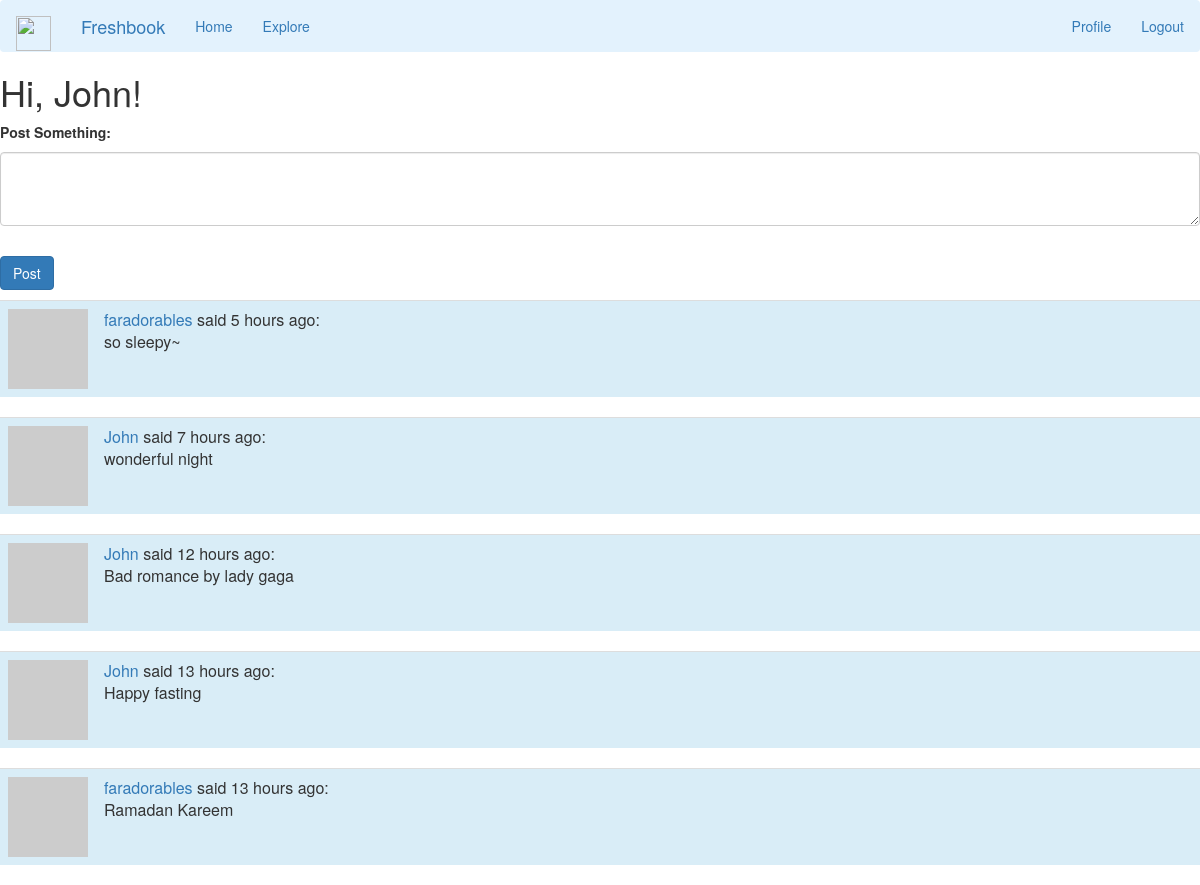
The page /index (signed in) on the database its author committed.
### app/models.py (models this page shows, shortened)
class User(UserMixin, db.Model):
    id = db.Column(db.Integer, primary_key=True)
    name = db.Column(db.String(64), index=True)
    birthday = db.Column(db.Date, index=True)
    gender = db.Column(db.String(64), index=True)
    phone = db.Column(db.String(12), index=True)
    username = db.Column(db.String(64), index=True, unique=True)
    email = db.Column(db.String(120), index=True, unique=True)
    password_hash = db.Column(db.String(128))
    posts = db.relationship('Post', backref='author', lazy='dynamic')
    about_me = db.Column(db.String(140))
    last_seen = db.Column(db.DateTime, default=datetime.utcnow)
    followed = db.relationship(
        'User', secondary=followers,
        primaryjoin=(followers.c.follower_id == id),
        secondaryjoin=(followers.c.followed_id == id),
        backref=db.backref('followers', lazy='dynamic'), lazy='dynamic')
    def avatar(self, size):
        digest = md5(self.email.lower().encode('utf-8')).hexdigest()
        return 'https://www.gravatar.com/avatar/{}?d=identicon&s={}'.format(
            digest, size)
    def followed_posts(self):
        followed = Post.query.join(
            followers, (followers.c.followed_id == Post.user_id)).filter(
                followers.c.follower_id == self.id)
        own = Post.query.filter_by(user_id=self.id)
        return followed.union(own).order_by(Post.timestamp.desc())

class Post(db.Model):
    id = db.Column(db.Integer, primary_key=True)
    body = db.Column(db.String(140))
    timestamp = db.Column(db.DateTime, index=True, default=datetime.utcnow)
    user_id = db.Column(db.Integer, db.ForeignKey('user.id'))

### app/routes.py (the view)
@app.route('/', methods=['GET', 'POST'])
@app.route('/index', methods=['GET', 'POST'])
@login_required
def index():
    form = PostForm()
    if form.validate_on_submit():
        post = Post(body=form.post.data, author=current_user)
        db.session.add(post)
        db.session.commit()
        flash('Your post has been posted!')
        return redirect(url_for('index'))
    page = request.args.get('page', 1, type=int)
    posts = current_user.followed_posts().paginate(
        page, app.config['POSTS_PER_PAGE'], False)
    next_url = url_for('index', page=posts.next_num) \
        if posts.has_next else None
    prev_url = url_for('index', page=posts.prev_num) \
        if posts.has_prev else None
    return render_template('index.html', title='Home', form=form,
                           posts=posts.items, next_url=next_url,
                           prev_url=prev_url)

### app/forms.py
class PostForm(FlaskForm):
    post = TextAreaField('Post Something:', validators=[DataRequired(), Length(min=1, max=140)])
    submit = SubmitField('Post')

### app/models.py (called while the page is built)
@login.user_loader
def load_user(id):
    return User.query.get(int(id))

### app/routes.py (called while the page is built)
@app.before_request
def before_request():
    if current_user.is_authenticated:
        current_user.last_seen = datetime.utcnow()
        db.session.commit()

### app/templates/index.html (shortened to what this page needs)
<html>
{% extends "base.html" %}
{% block content %}
    <h1>Hi, {{ current_user.username }}!</h1>
    {% if form %}
    <form action="" method="post">
	<div class="form-group">
    <label for="label">{{ form.post.label }}</label>
        <p>
            {{ form.post(class_= 'form-control', cols=1, rows=3) }}<br>
        </p>
        <p>{{ form.submit(class_='btn btn-primary') }}</p>
    </form>
    {% endif %}
    {% for post in posts %}
        {% include '_post.html' %}
    {% endfor %}
{% endblock %}

### app/templates/base.html (shortened to what this page needs)
{% extends 'bootstrap/base.html' %}
{% block navbar %}
    <nav class="navbar navbar-light bg-light" style="background-color: #e3f2fd;">
            <div class="navbar-header">
                <a class="navbar-brand" href="{{ url_for('index') }}">
				<img src="https://image.flaticon.com/icons/svg/1353/1353433.svg" width="35" height="35" class="d-inline-block align-top" alt="">
				</a>
				<a class="navbar-brand" href="{{ url_for('index') }}"> Freshbook</a>
            </div>
            <div class="collapse navbar-collapse" id="bs-example-navbar-collapse-1">
                <ul class="nav navbar-nav">
                    <li><a href="{{ url_for('index') }}">Home</a></li>
                    <li><a href="{{ url_for('explore') }}">Explore</a></li>
                </ul>
                <ul class="nav navbar-nav navbar-right">
                    {% if current_user.is_anonymous %}
                    <li><a href="{{ url_for('login') }}">Login</a></li>
                    {% else %}
                    <li><a href="{{ url_for('user', username=current_user.username) }}">Profile</a></li>
                    <li><a href="{{ url_for('logout') }}">Logout</a></li>
                    {% endif %}
                </ul>
            </div>
    </nav>
{% endblock %}

### app/templates/_post.html (shortened to what this page needs)
<div class ="p-3 mb-2 bg-info text-dark">
<table class="table table-hover table-dark">
        <tr>
            <th scope="col" width="70px">
                <a href="{{ url_for('user', username=post.author.username) }}">
                    <img src="{{ post.author.avatar(70) }}" />
                </a>
            <td>
                <a href="{{ url_for('user', username=post.author.username) }}">
                    {{ post.author.username }}
                </a>
                said {{ moment(post.timestamp).fromNow() }}:
                <br>
                {{ post.body }}
            </td>
        </tr>
    </table>
</div>

### rows shown on the page
User: username "John"
Post: author.username "faradorables", timestamp "5 hours ago", body "so sleepy~"
Post: author.username "John", timestamp "7 hours ago", body "wonderful night"
Post: author.username "John", timestamp "12 hours ago", body "Bad romance by lady gaga"
Post: author.username "John", timestamp "13 hours ago", body "Happy fasting"
Post: author.username "faradorables", timestamp "13 hours ago", body "Ramadan Kareem"
